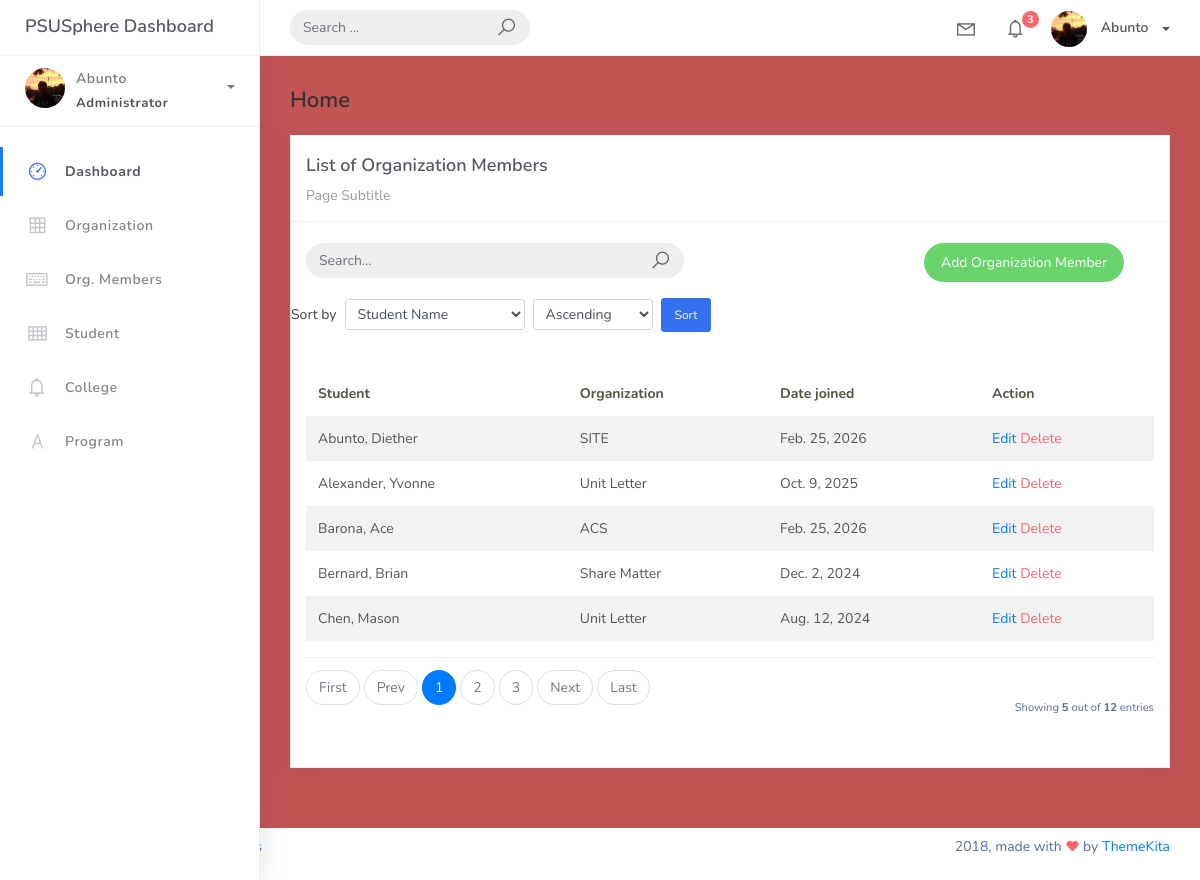
The page /organization_mem_list (signed in) on the database its author committed.
### studentorg/models.py (models this page shows)
class BaseModel(models.Model):
    created_at = models.DateTimeField(auto_now_add=True, db_index=True)
    updated_at = models.DateTimeField(auto_now=True)
    class Meta:
       abstract = True

class OrgMember(BaseModel):
  student = models.ForeignKey(Student, on_delete=models.CASCADE)
  organization = models.ForeignKey(Organization, on_delete=models.CASCADE)
  date_joined = models.DateField()

class Student(BaseModel):
  student_id = models.CharField(max_length=15)
  lastname = models.CharField(max_length=25)
  firstname = models.CharField(max_length=25)
  middlename = models.CharField(max_length=25, blank=True, null=True)
  program = models.ForeignKey(Program, on_delete=models.CASCADE)
  def __str__(self):
   return f"{self.lastname}, {self.firstname}"

class Organization(BaseModel):
    name = models.CharField(max_length=250)
    college = models.ForeignKey(College, null=True, blank=True, on_delete=models.CASCADE)
    description = models.CharField(max_length=500)
    def __str__(self):
     return self.name

### studentorg/views.py (the view, shortened to what this page needs)
# urls.py: path('organization_mem_list', OrganizationMemberList.as_view(), name='organization-mem-list'),
class OrganizationMemberList(ListView):
    model = OrgMember
    context_object_name = 'home'
    template_name = 'org_mem_list.html'
    paginate_by = 5
    def get_queryset(self, *args, **kwargs):
        qs = super(OrganizationMemberList, self).get_queryset(*args, **kwargs)
        sort_by = self.request.GET.get("sort", "student")
        order = self.request.GET.get("order", "asc")
        prefix = "-" if order == "desc" else ""
        if sort_by == "date":
            qs = qs.order_by(f"{prefix}date_joined")
        else:
            qs = qs.order_by(f"{prefix}student__lastname", f"{prefix}student__firstname")
        return qs

### templates/org_mem_list.html (shortened to what this page needs)
{% extends 'base.html' %}
{% load static %}
{% block content %}
<div class="content">
    <div class="container-fluid">
        <h4 class="page-title">Home</h4>
        <div class="row">
            <div class="col-md-12">
                <div class="card">
                    <div class="card-header">
                        <div class="card-title">List of Organization Members</div>
                        <div class="card-category">Page Subtitle</div>
                    </div>
                    <br />
                    <div class="col-md-12 row">
                        <div class="col-md-6">
                            <form class="navbar-left navbar-form nav-search mr-md-3" action="{% url 'organization-mem-list' %}" method="get">
                                <div class="input-group">
                                    <input type="text" placeholder="Search..." class="form-control" name="q" value="{{ request.GET.q }}"/>
                                    <div class="input-group-append">
                                        <span class="input-group-text">
                                            <i class="la la-search search-icon"></i>
                                        </span>
                                    </div>
                                </div>
                            </form>
                        </div>
                        <div class="col-md-6">
                            <div class="pull-right">
                                <a href="{% url 'organization-mem-add' %}" class="btn btn-success btn-rounded">Add Organization Member</a>
                            </div>
                        </div>
                    </div>
                    <div class="row mt-3 mb-2">
                        <div class="col-md-12">
                            <form action="{% url 'organization-mem-list' %}" method="get" class="form-inline">
                                <label class="mr-2">Sort by</label>
                                <select name="sort" class="form-control form-control-sm mr-2" style="min-width: 180px;">
                                    <option value="student" {% if request.GET.sort == 'student' or not request.GET.sort %}selected{% endif %}>Student Name</option>
                                </select>
                                <select name="order" class="form-control form-control-sm mr-2" style="min-width: 120px;">
                                    <option value="asc" {% if request.GET.order == 'asc' or not request.GET.order %}selected{% endif %}>Ascending</option>
                                </select>
                                <button type="submit" class="btn btn-primary btn-sm">Sort</button>
                            </form>
                        </div>
                    </div>
                    <div class="card-body">
                        <table class="table table-striped mt-3">
                            <thead>
                                <tr>
                                    <th scope="col">Student</th>
                                    <th scope="col">Organization</th>
                                    <th scope="col">Date joined</th>
                                    <th scope="col">Action</th>
                                </tr>
                            </thead>
                            <tbody>
                                {% for object in object_list %}
                                <tr>
                                    <td>{{ object.student }}</td>
                                    <td>{{ object.organization}}</td>
                                    <td>{{ object.date_joined}}</td>
                                    <td>
                                        <a href="organization_mem_list/{{ object.id}}">Edit</a>
                                        <a href="organization_mem_list/{{ object.id }}/delete" class="text-danger">Delete</a>
                                    </td>
                                </tr>
                                {% empty %}
                                <tr>
                                    <td colspan="4" style="text-align: center">
                                    <p class="text-sm font-weight-bold mb-0">No Records Found</p>
                                    </td>
                                </tr>
                                {% endfor %}
                            </tbody>
                        </table>
                        {% include 'includes/pagination.html' %}
                    </div>
                </div>
            </div>
        </div>
    </div>
</div>
{% endblock %}

### rows shown on the page
OrgMember: student "Abunto, Diether", organization "SITE", date_joined "Feb. 25, 2026"
OrgMember: student "Alexander, Yvonne", organization "Unit Letter", date_joined "Oct. 9, 2025"
OrgMember: student "Barona, Ace", organization "ACS", date_joined "Feb. 25, 2026"
OrgMember: student "Bernard, Brian", organization "Share Matter", date_joined "Dec. 2, 2024"
OrgMember: student "Chen, Mason", organization "Unit Letter", date_joined "Aug. 12, 2024"

### other values the page prints
{{ page_num }} "1"
{{ page_num }} "2" "3"
{{ object_list.count }} "5"
{{ paginator.count }} "12"
